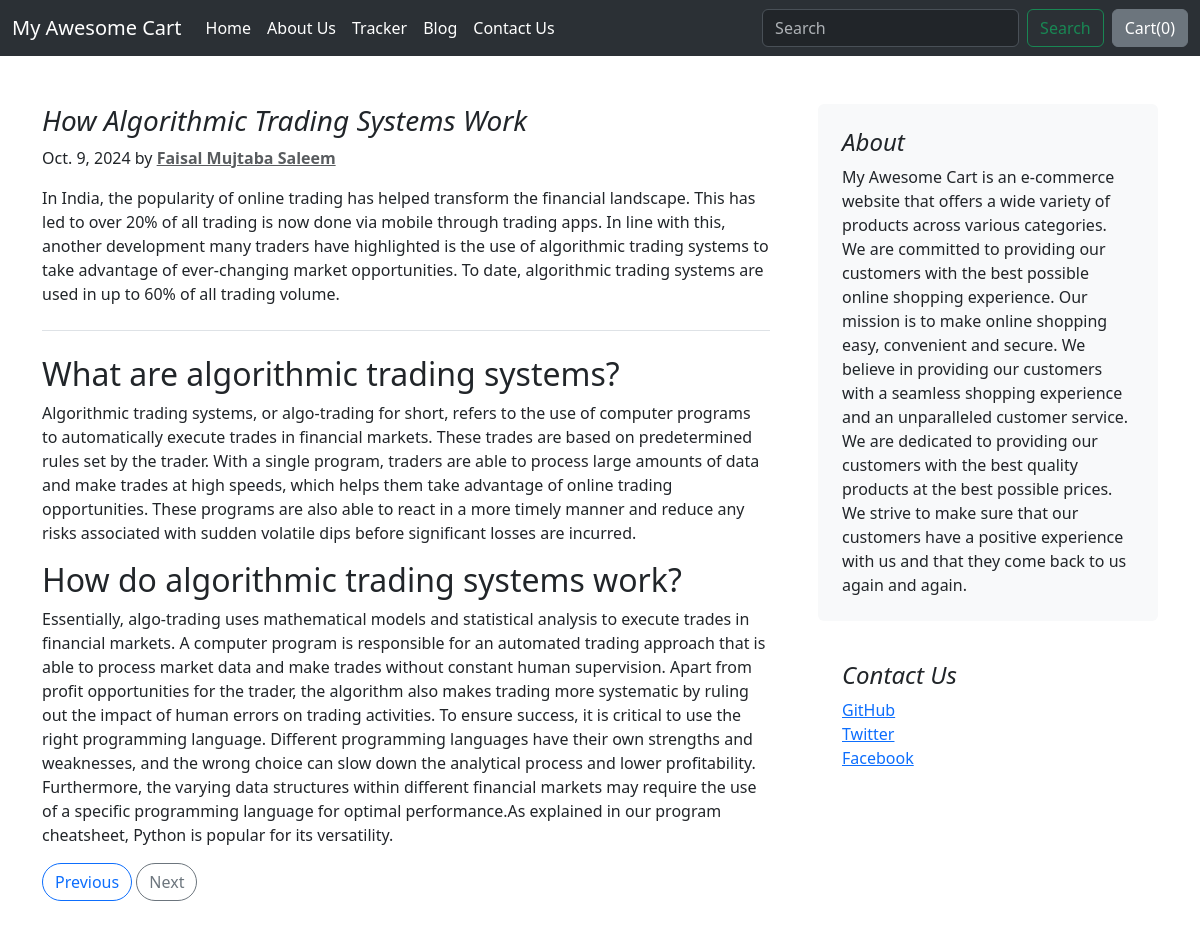
The app's page /blog/blogpost/2 with its own data.
### blog/models.py (models this page shows, shortened)
class BlogPost(models.Model):
    post_id = models.AutoField(primary_key=True)
    title = models.CharField(max_length=100)
    content = models.TextField(
        verbose_name=("Content"), max_length=1000, default=""
    )
    head1 = models.CharField(
        verbose_name=("Head1"), max_length=100, default=""
    )
    head1_content = models.TextField(
        verbose_name=("Head1 Content"), default=""
    )
    head2 = models.CharField(verbose_name=(
        "Head2"), max_length=100, default="")
    head2_content = models.TextField(
        verbose_name=("Head2 Content"), default=""
    )
    author = models.CharField(
        verbose_name=("Author"), max_length=50, default=""
    )
    publishedAt = models.DateField(
        verbose_name=("Published At"), auto_now_add=True
    )
    updatedAt = models.DateField(verbose_name=("Updated At"), auto_now=True)
    thumbnail = models.ImageField(
        verbose_name=("Thumbnail"), upload_to='blog/images', default=""
    )

### blog/views.py (the view)
# urls.py: path('blogpost/<int:post_id>', view=views.blogPost, name='BlogPost'),
def blogPost(request, post_id):
    post = BlogPost.objects.get(post_id=post_id)
    params = {
        "post": post,
        "products": serialize('json', products),
        "next": None,
        "prev": None
    }
    next_post = BlogPost.objects.filter(post_id=post_id+1)
    prev_post = BlogPost.objects.filter(post_id=post_id-1)
    if next_post.exists():
        params["next"] = next_post.first().post_id
    if prev_post.exists():
        params["prev"] = prev_post.first().post_id
    return render(request, template_name='blog/blogpost.html', context=params)

### blog/templates/blog/blogpost.html (shortened to what this page needs)
{% extends 'blog/base.html' %}
{% block body %}
  <div class="container my-5">
    <div class="row g-5">
      <div class="col-md-8">
        <h3 class="fst-italic">{{ post.title }}</h3>
        <article class="blog-post">
          <p class="blog-post-meta">
            {{ post.publishedAt }} by <span class="text-body-secondary text-decoration-underline fw-bold">{{post.author}}</span>
          </p>
          <p class="border-bottom pb-4 mb-4">{{ post.content }}</p>
          <h2>{{ post.head1 }}</h2>
          <p>{{ post.head1_content }}</p>
          <h2>{{ post.head2 }}</h2>
          <p>{{ post.head2_content }}</p>
        </article>
        <nav class="blog-pagination" aria-label="Pagination">
          <a class="btn btn-outline-primary rounded-pill"
            href="{% if prev != None %}
               /blog/blogpost/{{ prev }}
            {% else %}
               #
            {% endif %}">
            Previous
          </a>
          <a class="btn btn-outline-secondary rounded-pill"
            href="{% if next != None %}
              /blog/blogpost/{{ next }}
            {% else %}
              #
            {% endif %}">
            Next
          </a>
        </nav>
      </div>
      <div class="col-md-4">
        <div class="position-sticky" style="top: 2rem;">
          <div class="p-4 mb-3 bg-body-tertiary rounded">
            <h4 class="fst-italic">About</h4>
            <p class="mb-0">My Awesome Cart is an e-commerce website that offers a wide variety of products across various categories. We are committed to providing our customers with the best possible online shopping experience.
              Our mission is to make online shopping easy, convenient and secure. We believe in providing our customers with a seamless shopping experience and an unparalleled customer service.
              We are dedicated to providing our customers with the best quality products at the best possible prices. We strive to make sure that our customers have a positive experience with us and that they come back to us again and again.</p>
          </div>
          <div class="p-4">
            <h4 class="fst-italic">Contact Us</h4>
            <ol class="list-unstyled">
              <li>
                <a href="#">GitHub</a>
              </li>
              <li>
                <a href="#">Twitter</a>
              </li>
              <li>
                <a href="#">Facebook</a>
              </li>
            </ol>
          </div>
        </div>
      </div>
    </div>
  </div>
{% endblock %}

### records on screen
BlogPost: title "How Algorithmic Trading Systems Work", publishedAt "Oct. 9, 2024", author "Faisal Mujtaba Saleem", content "In India, the popularity of online trading has helped transform the financial landscape. This has led to over 20% of all trading is now done via mobile through trading apps. In line with this, another development many traders have highlighted is the use of algorithmic trading systems to take advantage of ever-changing market opportunities. To date, algorithmic trading systems are used in up to 60% of all trading volume.", head1 "What are algorithmic trading systems?", head1_content "Algorithmic trading systems, or algo-trading for short, refers to the use of computer programs to automatically execute trades in financial markets. These trades are based on predetermined rules set by the trader. With a single program, traders are able to process large amounts of data and make trades at high speeds, which helps them take advantage of online trading opportunities. These programs are also able to react in a more timely manner and reduce any risks associated with sudden volatile dips before significant losses are incurred.", head2 "How do algorithmic trading systems work?", head2_content "Essentially, algo-trading uses mathematical models and statistical analysis to execute trades in financial markets. A computer program is responsible for an automated trading approach that is able to process market data and make trades without constant human supervision. Apart from profit opportunities for the trader, the algorithm also makes trading more systematic by ruling out the impact of human errors on trading activities. To ensure success, it is critical to use the right programming language. Different programming languages have their own strengths and weaknesses, and the wrong choice can slow down the analytical process and lower profitability. Furthermore, the varying data…"
